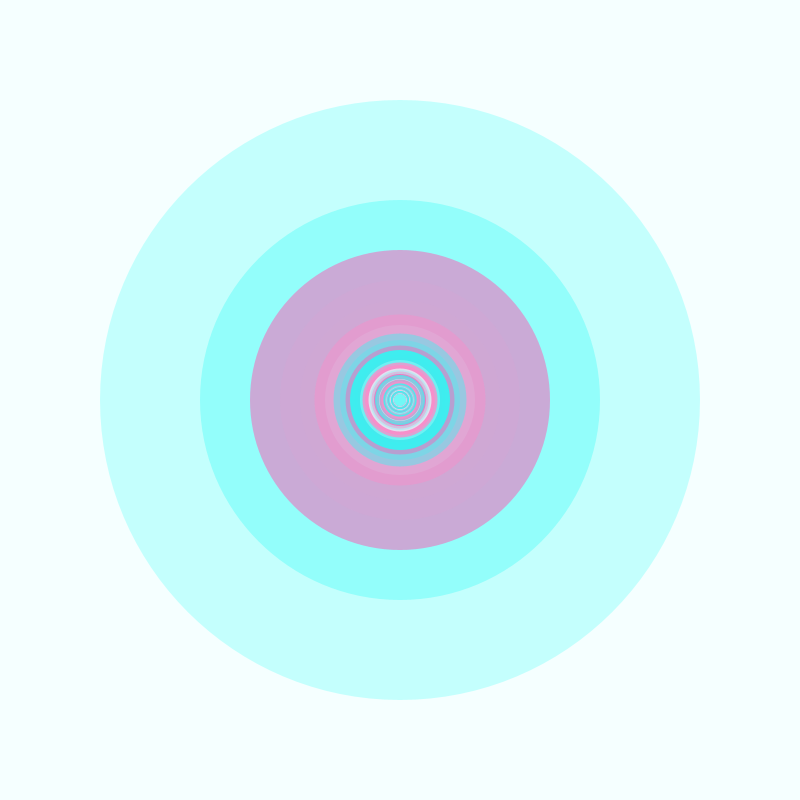
Frame 1 (no input)
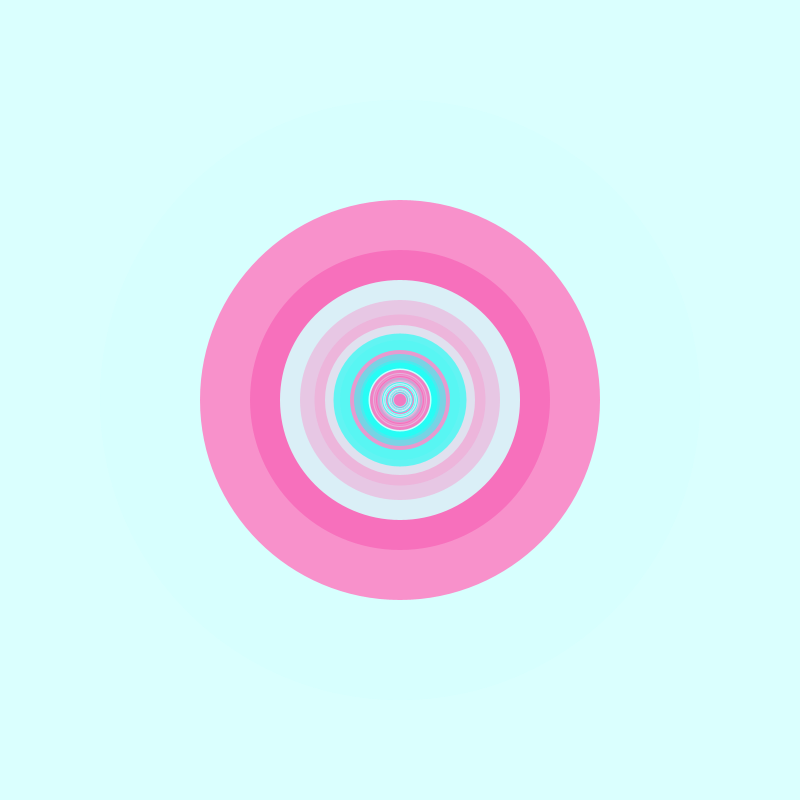
Frame 2 (the mouse pressed at the canvas centre, redrawn once)

The Processing sketch that drew these frames (run headless with seeded random() and noise(); the mouse was pressed at the canvas centre and the sketch redrawn once):

// Processing sketch: ellipsesalgorithm
// ── ellipsesalgorithm.pde
final color[] colorList = { color(39, 253, 245), color(249, 141, 201), color(247, 101, 184), color(215, 255, 254), color(39, 253, 245)};
void setup() {
  size(800, 800);
  smooth();
 background(255);
  noLoop();
}
int c =1;
void draw(){
  for(int i=1;i<100;i++){
    noStroke();
  fill( colorList[ (int) random(colorList.length) ],random(0,255));
  ellipseMode(CENTER);
  if(c%2==0){
   line(0,0,width,height);
  line(0,height,width,0);
  c++;
  }
  ellipse(width/2,height/2,1200/i,1200/i);
  stroke(255);
  strokeWeight(10);
 
}

stroke(255);
strokeWeight(10);

}
